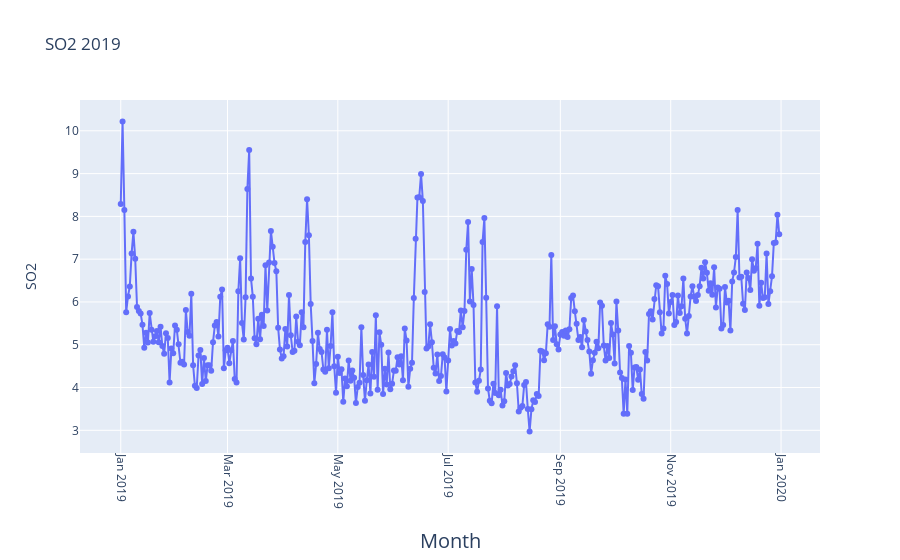

Notebook cell for this chart:
### Code cell
#2019
fig = go.Figure(go.Scatter(
    mode = "lines+markers",
    y = aqi_level_19.iloc[:,2],
    x = aqi_level_19.iloc[:,1]))
fig.update_xaxes(
        tickangle = 90,
        title_text = "Month",
        title_font = {"size": 20},
        title_standoff = 25)

fig.update_yaxes(
        title_text = "SO2",
        title_standoff = 25)
fig.update_layout(title_text="SO2 2019")

fig.show()

### Figure 1 — Plotly figure (JSON) as saved in the notebook; plotly's stock layout.template omitted (floating-point values rounded to 4 significant figures; data arrays with more than 128 entries replaced by an {"elided": "..."} marker saying what was removed)
{"data": [{"mode": "lines+markers", "type": "scatter", "x": {"elided": "365 str values"}, "y": {"elided": "365 float values"}}], "layout": {"title": {"text": "SO2 2019"}, "xaxis": {"tickangle": 90, "title": {"font": {"size": 20}, "standoff": 25, "text": "Month"}}, "yaxis": {"title": {"standoff": 25, "text": "SO2"}}}}
